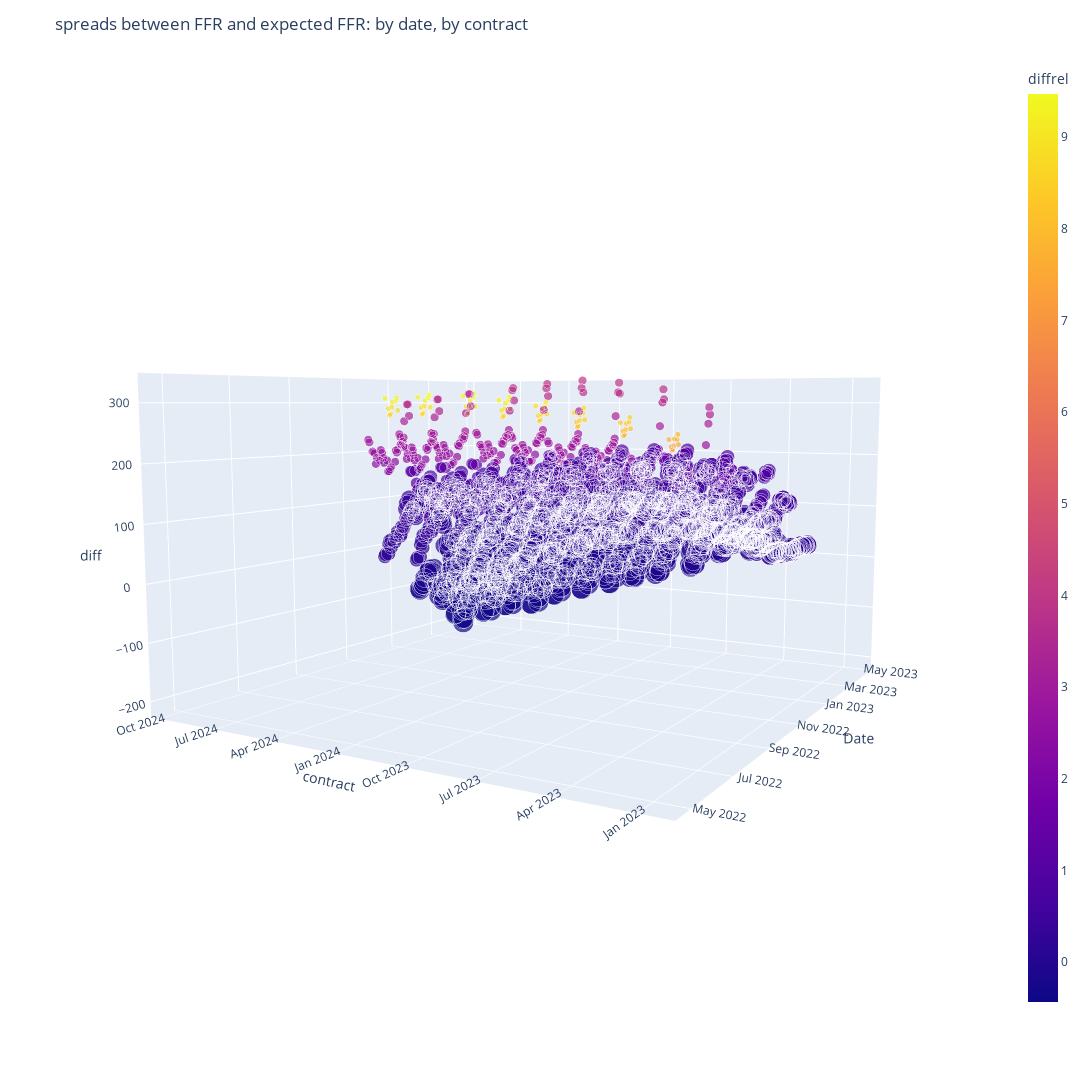

Source (notebook cell):
### Code cell
import plotly.express as px
fig = px.scatter_3d(smalldf2, x='Date', y='contract', z='diff', color='diffrel', size='DFF')
fig.update_layout(title='spreads between FFR and expected FFR: by date, by contract',
                  width = 1200,
                  height = 1200,
                  scene = {"aspectratio": {"x": 1, "y": 1, "z": .6}})
fig.update_coloraxes(cauto=True)
fig.show()

### Figure 1 — Plotly figure (JSON) as saved in the notebook; plotly's stock layout.template omitted (floating-point values rounded to 4 significant figures; data arrays with more than 128 entries replaced by an {"elided": "..."} marker saying what was removed)
{"data": [{"hovertemplate": "Date=%{x}<br>contract=%{y}<br>diff=%{z}<br>DFF=%{marker.size}<br>diffrel=%{marker.color}<extra></extra>", "legendgroup": "", "marker": {"color": {"elided": "2774 float values"}, "coloraxis": "coloraxis", "size": {"elided": "2774 int values"}, "sizemode": "area", "sizeref": 1.208, "symbol": "circle"}, "mode": "markers", "name": "", "scene": "scene", "showlegend": false, "type": "scatter3d", "x": {"elided": "2774 str values"}, "y": {"elided": "2774 str values"}, "z": {"elided": "2774 float values"}}], "layout": {"coloraxis": {"cauto": true, "colorbar": {"title": {"text": "diffrel"}}, "colorscale": [[0, "#0d0887"], [0.1111, "#46039f"], [0.2222, "#7201a8"], [0.3333, "#9c179e"], [0.4444, "#bd3786"], [0.5556, "#d8576b"], [0.6667, "#ed7953"], [0.7778, "#fb9f3a"], [0.8889, "#fdca26"], [1, "#f0f921"]]}, "height": 1200, "legend": {"itemsizing": "constant", "tracegroupgap": 0}, "margin": {"t": 60}, "scene": {"aspectratio": {"x": 1, "y": 1, "z": 0.6}, "camera": {"center": {"x": 0, "y": 0, "z": 0}, "eye": {"x": -1.856, "y": -1.086, "z": 0.2494}, "projection": {"type": "perspective"}, "up": {"x": 0, "y": 0, "z": 1}}, "domain": {"x": [0, 1], "y": [0, 1]}, "xaxis": {"title": {"text": "Date"}, "type": "date"}, "yaxis": {"title": {"text": "contract"}, "type": "date"}, "zaxis": {"title": {"text": "diff"}, "type": "linear"}}, "title": {"text": "spreads between FFR and expected FFR: by date, by contract"}, "width": 1200}}
